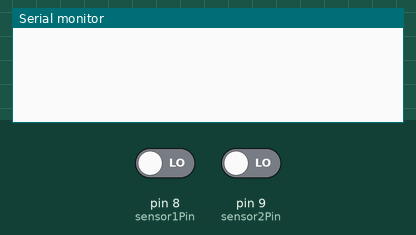
Simulated run of this sketch. Board: Arduino Uno, built with avr-gcc and run on an emulated ATmega328P. Shown: the last lines printed to the serial monitor. The inputs (shaded band) are chosen by the test bench; at power-on: pin 9 (sensor2Pin) LOW, pin 8 (sensor1Pin) LOW.

Above: at 1.2 s.
1.3 s: pin 9 (sensor2Pin) driven HIGH
At 2.0 s:
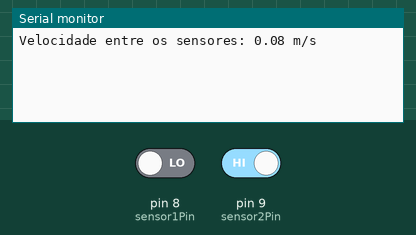
3.8 s: pin 8 (sensor1Pin) driven HIGH
At 5.1 s:
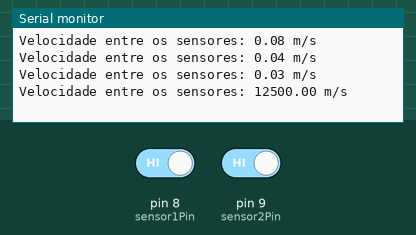
5.3 s: pin 8 (sensor1Pin) driven LOW
At 6.1 s:
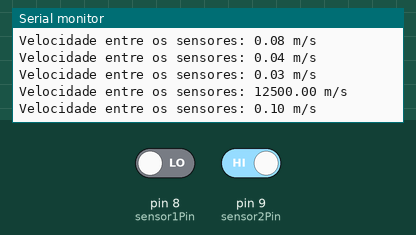
Timing chart, 0 to 8.3 s (numbered marks = the images above; inputs shaded):
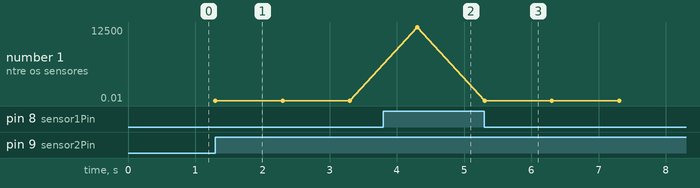

The sketch:

Comprova_ao_da_Lei_da_queda_dos_corpos.ino
```cpp
// Definição dos pinos dos sensores
const int sensor1Pin = 8; // Primeiro sensor
const int sensor2Pin = 9; // Segundo sensor

unsigned long startTime;
unsigned long endTime;
float deltaTime; // Tempo entre os sensores
float distance = 0.10; // Distância entre os sensores em metros
float velocity; // Velocidade da bolinha entre os sensores

void setup() {
  Serial.begin(9600); // Inicia comunicação serial para ver os resultados
  pinMode(sensor1Pin, INPUT);
  pinMode(sensor2Pin, INPUT);
}

void loop() {

  if (digitalRead(sensor1Pin) == HIGH) {
    startTime = micros();
  }


  if (digitalRead(sensor2Pin) == HIGH) {
    endTime = micros();
    deltaTime = (endTime - startTime) / 1000000.0;

    velocity = distance / deltaTime;


    Serial.print("Velocidade entre os sensores: ");
    Serial.print(velocity);
    Serial.println(" m/s");//Imprime o valor que sera usado para medir a precisao do calculo de velocidade de acordo com a distancia entre o inicio da queda livre e o sensor de velocidade

    delay(1000);
  }
}
```

Measured:
- after the input at 1.3 s, the serial monitor: prints a new line at once (image 1)
- after the input at 3.8 s, the serial monitor: prints a new line after 0.50 s (image 2)
- after the input at 5.3 s, the serial monitor: prints a new line at once (image 3)
- plotted number 1: 0.03 → 12500 after the input at 3.8 s, 12500 → 0.01 after the input at 5.3 s
